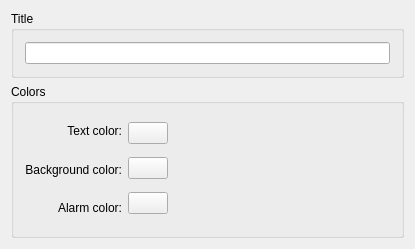
<ui version="4.0" >
 <class>SensorLoggerSettingsWidget</class>
 <widget class="QWidget" name="SensorLoggerSettingsWidget" >
  <property name="geometry" >
   <rect>
    <x>0</x>
    <y>0</y>
    <width>415</width>
    <height>249</height>
   </rect>
  </property>
  <layout class="QVBoxLayout" >
   <item>
    <widget class="QGroupBox" name="titleFrame" >
     <property name="title" >
      <string>Title</string>
     </property>
     <layout class="QVBoxLayout" >
      <property name="margin" >
       <number>11</number>
      </property>
      <item>
       <widget class="QLineEdit" name="m_title" />
      </item>
     </layout>
    </widget>
   </item>
   <item>
    <widget class="QGroupBox" name="colorFrame" >
     <property name="sizePolicy" >
      <sizepolicy vsizetype="Preferred" hsizetype="Preferred" >
       <horstretch>0</horstretch>
       <verstretch>1</verstretch>
      </sizepolicy>
     </property>
     <property name="title" >
      <string>Colors</string>
     </property>
     <layout class="QHBoxLayout" >
      <property name="margin" >
       <number>11</number>
      </property>
      <item>
       <layout class="QVBoxLayout" >
        <property name="margin" >
         <number>0</number>
        </property>
        <item>
         <widget class="QLabel" name="textLabel1" >
          <property name="text" >
           <string>Text color:</string>
          </property>
          <property name="alignment" >
           <set>Qt::AlignRight|Qt::AlignTrailing|Qt::AlignVCenter</set>
          </property>
          <property name="wordWrap" >
           <bool>false</bool>
          </property>
         </widget>
        </item>
        <item>
         <widget class="QLabel" name="textLabel2" >
          <property name="text" >
           <string>Background color:</string>
          </property>
          <property name="alignment" >
           <set>Qt::AlignRight|Qt::AlignTrailing|Qt::AlignVCenter</set>
          </property>
          <property name="wordWrap" >
           <bool>false</bool>
          </property>
         </widget>
        </item>
        <item>
         <widget class="QLabel" name="textLabel3" >
          <property name="text" >
           <string>Alarm color:</string>
          </property>
          <property name="alignment" >
           <set>Qt::AlignRight|Qt::AlignTrailing|Qt::AlignVCenter</set>
          </property>
          <property name="wordWrap" >
           <bool>false</bool>
          </property>
         </widget>
        </item>
       </layout>
      </item>
      <item>
       <layout class="QVBoxLayout" >
        <property name="margin" >
         <number>0</number>
        </property>
        <item>
         <widget class="KColorButton" name="m_foregroundColor" >
          <property name="text" >
           <string/>
          </property>
          <property name="color" >
           <color>
            <red>0</red>
            <green>0</green>
            <blue>0</blue>
           </color>
          </property>
         </widget>
        </item>
        <item>
         <widget class="KColorButton" name="m_backgroundColor" >
          <property name="text" >
           <string/>
          </property>
         </widget>
        </item>
        <item>
         <widget class="KColorButton" name="m_alarmColor" >
          <property name="text" >
           <string/>
          </property>
          <property name="color" >
           <color>
            <red>0</red>
            <green>0</green>
            <blue>0</blue>
           </color>
          </property>
         </widget>
        </item>
       </layout>
      </item>
      <item>
       <spacer name="horizontalSpacer" >
        <property name="orientation" >
         <enum>Qt::Horizontal</enum>
        </property>
        <property name="sizeHint" stdset="0" >
         <size>
          <width>40</width>
          <height>20</height>
         </size>
        </property>
       </spacer>
      </item>
     </layout>
    </widget>
   </item>
  </layout>
 </widget>
 <layoutdefault spacing="6" margin="11" />
 <layoutfunction spacing="KDialog::spacingHint" margin="KDialog::marginHint" />
 <pixmapfunction>qPixmapFromMimeSource</pixmapfunction>
 <customwidgets>
  <customwidget>
   <class>KColorButton</class>
   <extends>QPushButton</extends>
   <header>kcolorbutton.h</header>
  </customwidget>
 </customwidgets>
 <resources/>
 <connections/>
</ui>
